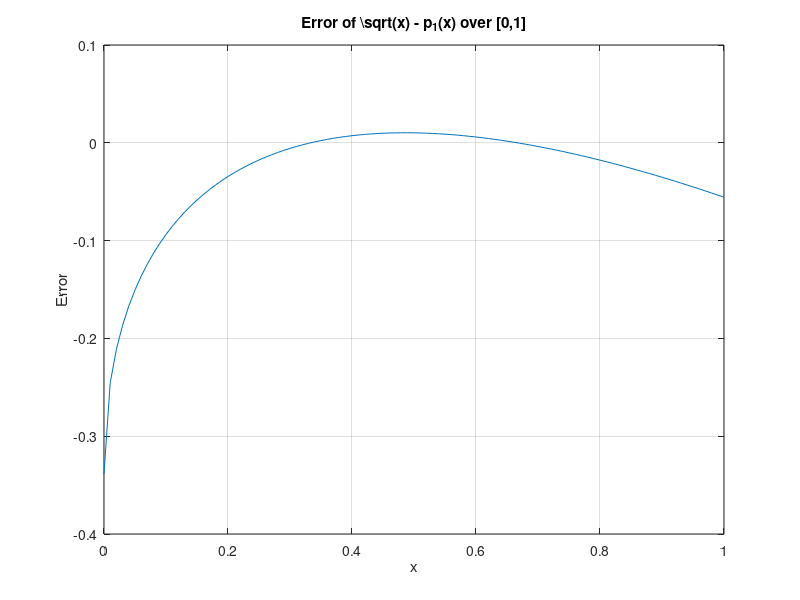
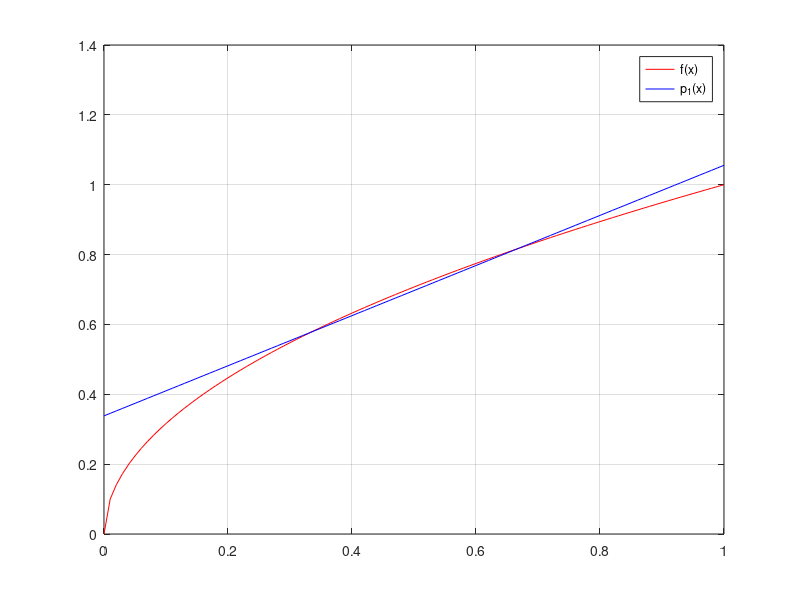
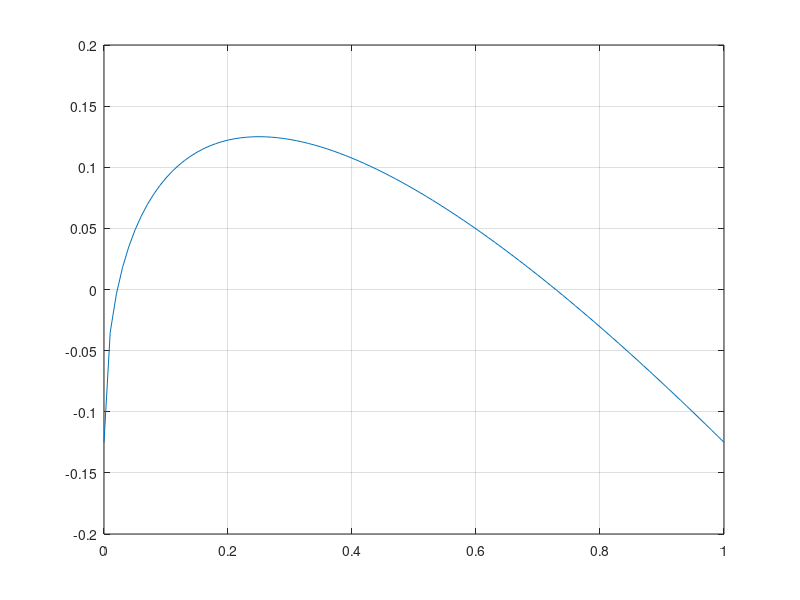
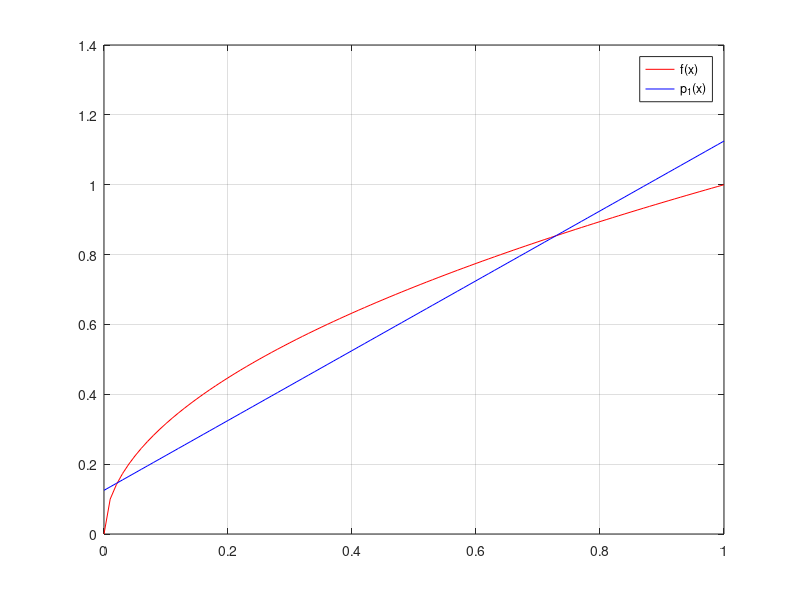

Source code (MATLAB) for these figures, in order:
% hw3 Numerical analysis
close all; clear all; clc; 

x = 0:0.01:1;
%x = 1/(36-24*sqrt(2));      % test minimum error value
fx = sqrt(x);
p1x = (sqrt(6)-sqrt(3))*x + (2-sqrt(2))/sqrt(3);
error = fx - p1x;
figure; plot(x,fx,'r'); hold on;
plot(x,p1x,'b'); grid on; legend('f(x)','p_1(x)');

figure; plot(x,error); grid on;
title('Error of \sqrt(x) - p_1(x) over [0,1]');
xlabel('x'); ylabel('Error');print('hw3_11a','-dpng');

p2x = 1/8 + x;
error2 = fx - p2x;
figure; plot(x,error2); grid on;
figure; plot(x,fx,'r'); hold on;
plot(x,p2x,'b'); grid on; legend('f(x)','p_1(x)');


%%